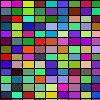
Frame 1 (no input)
Frame 60 (the mouse pressed at the canvas centre just before this capture): identical to frame 1, image omitted
Frame 120 (the mouse held since frame 60 and released just before this capture): identical to frame 1, image omitted

The Processing sketch that drew this single still picture (run headless with seeded random() and noise(); from frame 60 on, the mouse is pressed at the canvas centre):

// Processing sketch: processing_166455
// ── processing_166455.pde

void setup(){
  size(100, 100);
  makeGrid();
}

void makeGrid(){
  background(0);
  float sizeX = random(5,15);
  float sizeY = random(5,15);
  for(int x=0;x<width;x++){ //NESTED LOOP!!!!! A loop within a loop.
    for(int y=0;y<height;y++){ //Loopception....
       fill(random(255), random(255),random(255));
       rect(x*sizeX, y*sizeY, sizeX, sizeY); 
    }
  } 
}
void mousePressed(){
  makeGrid();
}
void draw(){
}
